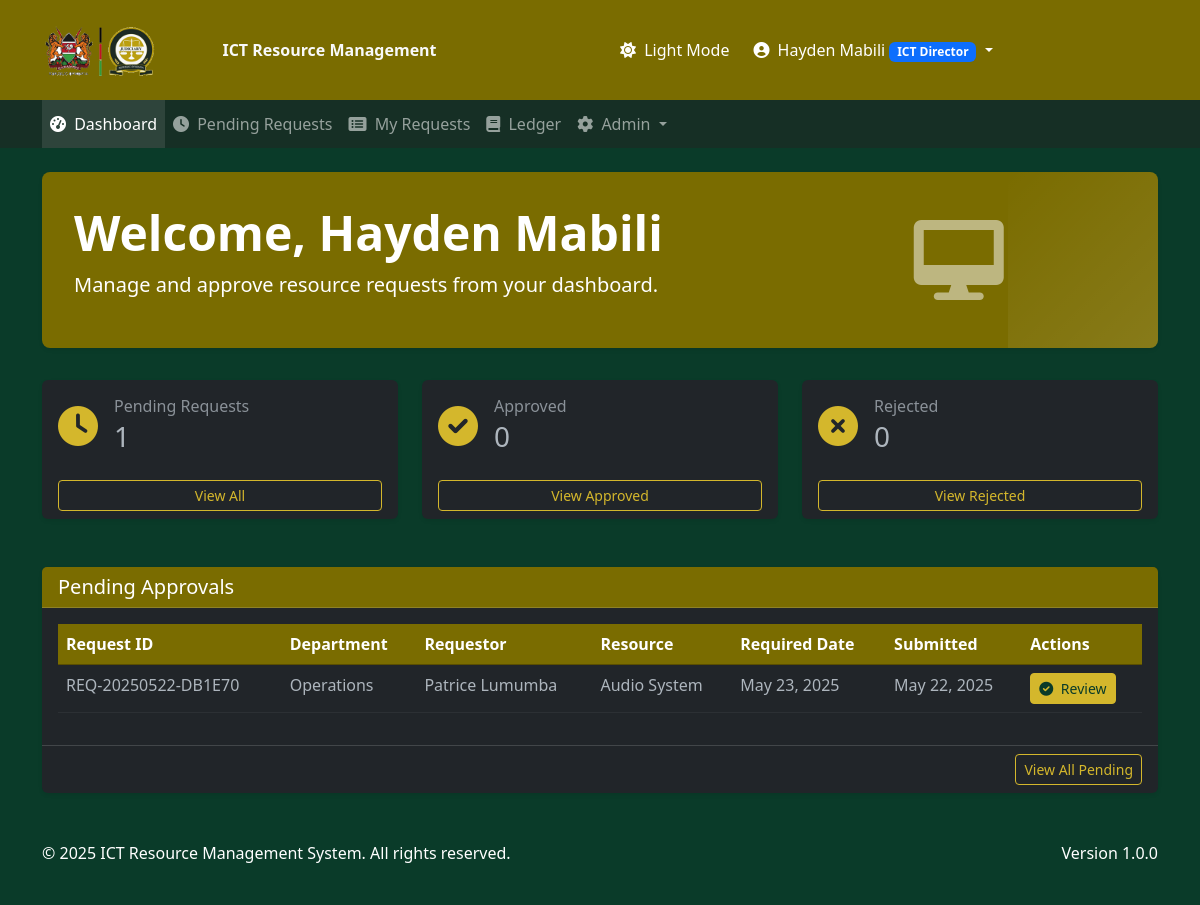
The app's page / (signed in), older data.
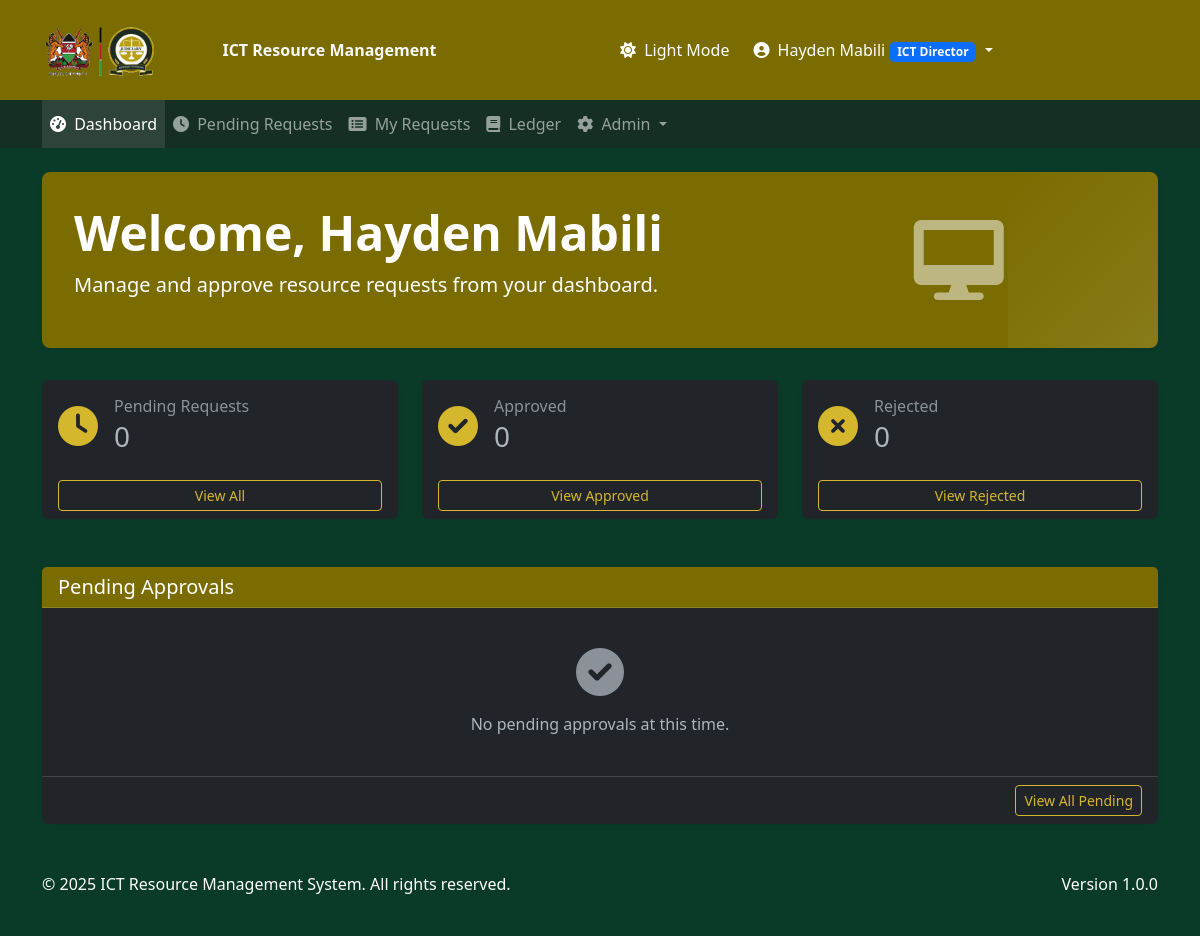
The same page, newer data.
### resource_requests/models.py (models this page shows, shortened)
class ResourceRequest(models.Model):
    STATUS_CHOICES = [
        ("pending", "Pending"),
        ("approved", "Approved"),
        ("rejected", "Rejected"),
        ("completed", "Completed"),
    ]
    DURATION_CHOICES = [
        ("1_hour", "1 Hour"),
        ("2_hours", "2 Hours"),
        ("half_day", "Half Day"),
        ("full_day", "Full Day"),
        ("multiple_days", "Multiple Days"),
    ]
    request_id = models.CharField(max_length=20, unique=True)
    requestor = models.ForeignKey(
        User, on_delete=models.CASCADE, related_name="requests"
    )
    department = models.ForeignKey(Department, on_delete=models.CASCADE)
    resource = models.ForeignKey(Resource, on_delete=models.CASCADE)
    purpose = models.TextField()
    required_date = models.DateField()
    duration = models.CharField(max_length=20, choices=DURATION_CHOICES)
    additional_info = models.TextField(blank=True, null=True)
    status = models.CharField(max_length=10, choices=STATUS_CHOICES, default="pending")
    submitted_at = models.DateTimeField(auto_now_add=True)
    approved_by = models.ForeignKey(
        User,
        on_delete=models.SET_NULL,
        null=True,
        blank=True,
        related_name="approved_requests",
    )
    approved_at = models.DateTimeField(null=True, blank=True)
    physical_copy_stamped = models.BooleanField(default=False)
    director_notes = models.TextField(blank=True, null=True)
    signature_image = models.ImageField(upload_to="signatures/", blank=True, null=True)
    stamp_date = models.DateTimeField(null=True, blank=True)

class Department(models.Model):
    name = models.CharField(max_length=100)
    description = models.TextField(blank=True, null=True)
    def __str__(self):
        return self.name

class Resource(models.Model):
    name = models.CharField(max_length=100)
    description = models.TextField(blank=True, null=True)
    is_available = models.BooleanField(default=True)
    def __str__(self):
        return self.name

### resource_requests/views.py (the view)
# urls.py: path('', views.dashboard, name='dashboard'),
@login_required
def dashboard(request):
    my_requests_count = ResourceRequest.objects.filter(requestor=request.user).count()
    pending_count = ResourceRequest.objects.filter(requestor=request.user, status='pending').count()
    approved_count = ResourceRequest.objects.filter(requestor=request.user, status='approved').count()
    rejected_count = ResourceRequest.objects.filter(requestor=request.user, status='rejected').count()
    recent_requests = ResourceRequest.objects.filter(requestor=request.user).order_by('-submitted_at')[:5]
    pending_approvals = []
    if is_ict_director(request.user):
        pending_approvals = ResourceRequest.objects.filter(
            status='pending'
        ).order_by('-submitted_at')[:5]
    context = {
        'my_requests_count': my_requests_count,
        'pending_count': pending_count,
        'approved_count': approved_count,
        'rejected_count': rejected_count,
        'recent_requests': recent_requests,
        'pending_approvals': pending_approvals,
        'is_ict_director': is_ict_director(request.user)
    }
    return render(request, 'resource_requests/dashboard.html', context)

### resource_requests/views.py (called while the page is built)
def is_ict_director(user):
    return user.is_superuser or user.groups.filter(name='ICTDirector').exists()

### templates/resource_requests/dashboard.html (shortened to what the changed rows need)
{% extends 'resource_requests/base.html' %}
{% load static %}
{% block content %}
<div class="welcome-banner shadow-sm">
    <div class="row align-items-center">
        <div class="col-md-8">
            <h1 class="display-5 fw-bold">Welcome, {{ user.get_full_name|default:user.username }}</h1>
        </div>
    </div>
</div>
{% if user.is_superuser or user.groups.all.0.name == 'ICTDirector' %}
<div class="row mb-4">
    <div class="col-md-4 mb-4">
        <div class="card border-0 shadow-sm stats-card h-100">
            <div class="card-body">
                <div class="d-flex align-items-center">
                    <div class="stats-icon me-3">
                        <i class="fas fa-clock"></i>
                    </div>
                    <div>
                        <h6 class="text-muted mb-1">Pending Requests</h6>
                        <h3 class="mb-0">{{ pending_approvals|length }}</h3>
                    </div>
                </div>
            </div>
            <div class="card-footer bg-transparent border-0">
                <a href="{% url 'pending_requests' %}" class="btn btn-sm btn-outline-primary w-100">View All</a>
            </div>
        </div>
    </div>
    <div class="col-md-4 mb-4">
        <div class="card border-0 shadow-sm stats-card h-100">
            <div class="card-body">
                <div class="d-flex align-items-center">
                    <div class="stats-icon me-3">
                        <i class="fas fa-check-circle"></i>
                    </div>
                    <div>
                        <h6 class="text-muted mb-1">Approved</h6>
                        <h3 class="mb-0">{{ approved_count }}</h3>
                    </div>
                </div>
            </div>
            <div class="card-footer bg-transparent border-0">
                <a href="{% url 'my_requests' %}?status=approved" class="btn btn-sm btn-outline-primary w-100">View Approved</a>
            </div>
        </div>
    </div>
    <div class="col-md-4 mb-4">
        <div class="card border-0 shadow-sm stats-card h-100">
            <div class="card-body">
                <div class="d-flex align-items-center">
                    <div class="stats-icon me-3">
                        <i class="fas fa-times-circle"></i>
                    </div>
                    <div>
                        <h6 class="text-muted mb-1">Rejected</h6>
                        <h3 class="mb-0">{{ rejected_count }}</h3>
                    </div>
                </div>
            </div>
            <div class="card-footer bg-transparent border-0">
                <a href="{% url 'my_requests' %}?status=rejected" class="btn btn-sm btn-outline-primary w-100">View Rejected</a>
            </div>
        </div>
    </div>
</div>
<div class="row">
    <div class="col-12 mb-4">
        <div class="card border-0 shadow-sm">
            <div class="card-header">
                <h5 class="card-title mb-0">Pending Approvals</h5>
            </div>
            <div class="card-body">
                {% if pending_approvals %}
                    <div class="table-responsive">
                        <table class="table table-hover">
                            <thead>
                                <tr>
                                    <th>Request ID</th>
                                    <th>Department</th>
                                    <th>Requestor</th>
                                    <th>Resource</th>
                                    <th>Required Date</th>
                                    <th>Submitted</th>
                                    <th>Actions</th>
                                </tr>
                            </thead>
                            <tbody>
                                {% for request in pending_approvals %}
                                <tr>
                                    <td>{{ request.request_id }}</td>
                                    <td>{{ request.department }}</td>
                                    <td>{{ request.requestor.get_full_name|default:request.requestor.username }}</td>
                                    <td>{{ request.resource }}</td>
                                    <td>{{ request.required_date }}</td>
                                    <td>{{ request.submitted_at|date:"M d, Y" }}</td>
                                    <td>
                                        <a href="{% url 'approve_request' request.request_id %}" class="btn btn-sm btn-primary">
                                            <i class="fas fa-check-circle me-1"></i> Review
                                        </a>
                                    </td>
                                </tr>
                                {% endfor %}
                            </tbody>
                        </table>
                    </div>
                {% else %}
                    <div class="text-center py-4">
                        <i class="fas fa-check-circle fa-3x text-muted mb-3"></i>
                        <p class="mb-0">No pending approvals at this time.</p>
                    </div>
                {% endif %}
            </div>
            <div class="card-footer bg-transparent text-end">
                <a href="{% url 'pending_requests' %}" class="btn btn-sm btn-outline-primary">View All Pending</a>
            </div>
        </div>
    </div>
</div>
{% endif %}
{% endblock %}

Row changes from the older to the newer data that the page shows:
no longer on this page (row edited): ResourceRequest: request_id "REQ-20250522-DB1E70", department "Operations", requestor.get_full_name "Patrice Lumumba", resource "Audio System", required_date "May 23, 2025", submitted_at "May 22, 2025"
Text that changed along with them:
{{ pending_approvals|length }}: "1" → "0"
text no longer shown: "Request ID Department Requestor Resource Required Date Submitted Actions"
text now shown: "No pending approvals at this time."
